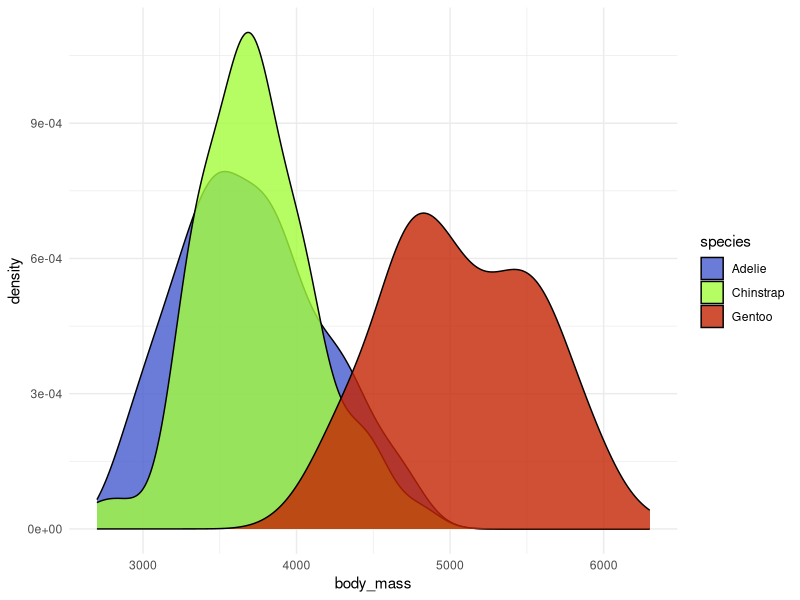

Generate this figure with R:
## ---- chunk 1
#| warning: false
#| message: false

library(tidyverse)

ggplot(penguins, aes(x = body_mass, fill = species)) +
  geom_density(alpha = 0.8) +
  scale_fill_viridis_d(option = "turbo", begin = 0.1, end = 0.9) +
  theme_minimal()
